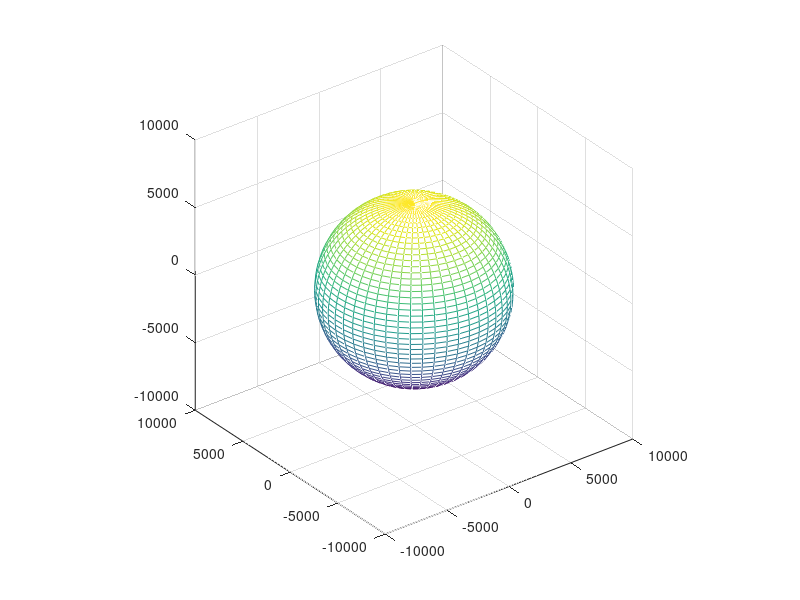

Here is the MATLAB script that generated this plot: (Note: this script raises an error after producing the figure.)
% This is a simple script that is used throughout the coursework main
% scripts to generate a realistic looking Earth mesh. It tries to generate
% the custom mesh from a file obtained from the mathworks website. If the
% file is not present it will make a simple gray mesh, in case the user
% does not want to download any additional materials. This script was done
% mainly for convinience and save on space in the main files.

% Earth Mesh taken from  Will Campbell (2024). Earth-sized Sphere with Topography
% (https://www.mathworks.com/matlabcentral/fileexchange/27123-earth-
% sized-sphere-with-topography)

%Try/catch statement in place in case user does not have the custom Earth
%mesh. Instead a gray Earth-sized sphere is generated.
try
earth_sphere('km')
catch
    disp(['Error when trying to create textured Earth mesh. Using generic' ...
        ' 3D mesh to represent the Earth instead. earth_sphere potentially ' ...
        'missing. Please download the file from the link in the make_earth.m ' ...
        'subscript.'])
    earth_radius_km = 6371; % [km]
    [X_mesh, Y_mesh, Z_mesh] = sphere(50); % making mesh
    X_mesh = X_mesh * earth_radius_km; % scaling all axis by Earth radius
    Y_mesh = Y_mesh * earth_radius_km;
    Z_mesh = Z_mesh * earth_radius_km;
    earth_mesh = mesh(X_mesh,Y_mesh,Z_mesh);
    daspect([1 1 1]);
    earth_mesh.FaceColor = [0.5, 0.5, 0.5]; % Grey color for the faces
    earth_mesh.EdgeColor = 'none'; % remove the mesh lines
end

% ECI unit vectors arrows
quiver3(0,0,0,1,0,0,1e4, 'r');
text(1e4,0,0,'i');
quiver3(0,0,0,0,1,0,1e4, 'g');
text(0,1e4,0,'j');
quiver3(0,0,0,0,0,1,1e4, 'b');
text(0,0,1e4,'k');